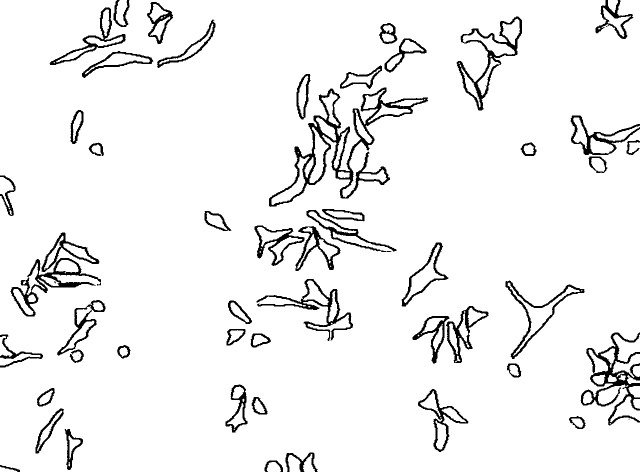
#> input picture Data/cyan-border-maps/JPG_VID2724_B1_3_00d07h00m_cyan_borders_black_inv.jpg, 1280 x 944 px (shown at 1/2 size); its folder holds only this picture in this run
$ python -i boundary_sharpening_pipeline.py   (imports and definitions only)   (older library calls are emulated)
#> lines starting #> are read from the running program, lines starting #| are printed output that depends on the picture; after the words box and inside, x2 and y2 are one past the last pixel; in counts of white or black regions, pixels touching at a corner belong together
import os
import glob
import json
import csv
import cv2
import numpy as np

# [141 lines left out: function save_single_cell_debug_trace, not called in this run]


def extract_cells_with_boundary_sharpening(
    image_path,
    output_dir,
    subcell_padding=5,
    clahe_clip_limit=3.5,
    clahe_tile_grid=(8, 8),
    debug_cell_ids=None
):
    """
    New Option: "Boundary Sharpening" Cell Extraction Core Pipeline with Per-Cell Debugging.
    Combines Option 4 Boundary Sharpening with Multi-Tile Adaptive CLAHE Dark Quadrant Recovery,
    Deduplicated Non-Composite Filtering, and Per-Cell Step-by-Step Debug Tracing.
    """
#> called with output_dir = 'out.png', subcell_padding = 5, clahe_clip_limit = 3.5, clahe_tile_grid = (8, 8)
    if not os.path.exists(image_path):
        raise FileNotFoundError(f"Input image not found: {image_path}")

    os.makedirs(output_dir, exist_ok=True)

    # Normalize debug_cell_ids to a set of integers or "all"
    target_debug_ids = set()
    if debug_cell_ids is not None:
        if isinstance(debug_cell_ids, (int, str)) and str(debug_cell_ids).lower() == "all":
            target_debug_ids = "all"
        elif isinstance(debug_cell_ids, int):
            target_debug_ids = {debug_cell_ids}
        elif isinstance(debug_cell_ids, (list, tuple, set)):
            target_debug_ids = {int(x) for x in debug_cell_ids}

    # Clean existing non-debug output files in output_dir
    for old_file in glob.glob(os.path.join(output_dir, "subcell_*.jpg")):
        try: os.remove(old_file)
        except OSError: pass

    img = cv2.imread(image_path)
#> img is the input picture: shape (944, 1280, 3); min 0, max 255, mean 240.2
    if img is None:
        raise ValueError(f"Could not read image at {image_path}")

    img_h, img_w = img.shape[:2]
    total_img_area = img_h * img_w

    # Save original reference
    cv2.imwrite(os.path.join(output_dir, "00_original_reference.jpg"), img)

    # STEP 1: CYAN / GRAYSCALE SIGNAL MAPPING
    b, g, r = cv2.split(img.astype(np.float32))
    cyan_diff = (b + g) / 2.0 - r
#> cyan_diff: shape (944, 1280) float32; every value is 0
    cyan_diff = np.clip(cyan_diff, 0, 255).astype(np.uint8)
#> cyan_diff: shape (944, 1280); every value is 0

    if np.max(cyan_diff) == 0:
        signal = cv2.cvtColor(img, cv2.COLOR_BGR2GRAY) if len(img.shape) == 3 else img.copy()
    else:
        signal = cyan_diff

    # STEP 2: BILATERAL NOISE SUPPRESSION
    bilateral = cv2.bilateralFilter(signal, d=5, sigmaColor=35, sigmaSpace=35)

    # STEP 3: MULTI-OPERATOR EDGE GRADIENT FUSION (SCHARR + CANNY)
    grad_x = cv2.Scharr(bilateral, cv2.CV_32F, 1, 0)
    grad_y = cv2.Scharr(bilateral, cv2.CV_32F, 0, 1)
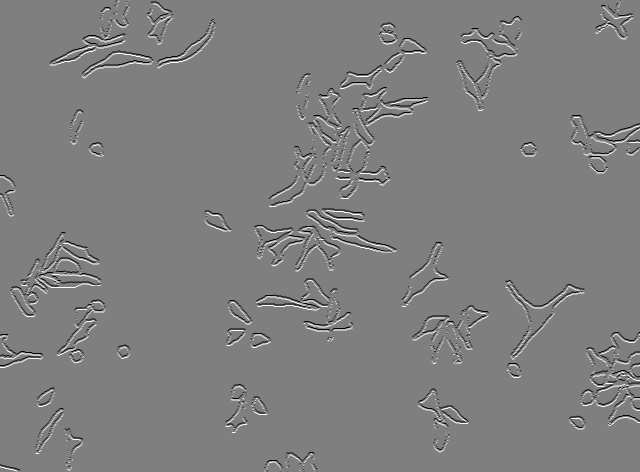
#> grad_y: shape (944, 1280) float32 (shown at 1/2 size); min -4080, max 4080, mean -0.1; drawn with min black and max white
    grad_mag = cv2.magnitude(grad_x, grad_y)
    sobel_edges = cv2.normalize(grad_mag, None, 0, 255, cv2.NORM_MINMAX).astype(np.uint8)

    high_thresh, _ = cv2.threshold(bilateral, 0, 255, cv2.THRESH_BINARY + cv2.THRESH_OTSU)
#> high_thresh = 2
    canny_edges = cv2.Canny(bilateral, 0.5 * high_thresh, high_thresh)
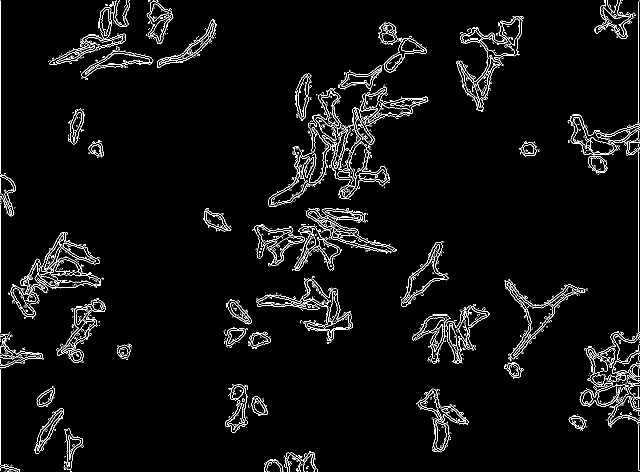
#> canny_edges: shape (944, 1280) (shown at 1/2 size); 3.6% white in thin lines or dots

    gradient_fusion = cv2.addWeighted(sobel_edges, 0.7, canny_edges, 0.3, 0)

    # STEP 4: MULTI-TILE ADAPTIVE CLAHE (DARK QUADRANT RECOVERY)
    clahe = cv2.createCLAHE(clipLimit=clahe_clip_limit, tileGridSize=clahe_tile_grid)
    clahe_boosted = clahe.apply(gradient_fusion)

    # STEP 5: MULTI-SCALE FINE & MID UNSHARP MASKING -> ULTRA-SHARPENED MAP
    blur_fine = cv2.GaussianBlur(clahe_boosted, (3, 3), 0.8)
    sharp_fine = cv2.addWeighted(clahe_boosted, 2.2, blur_fine, -1.2, 0)
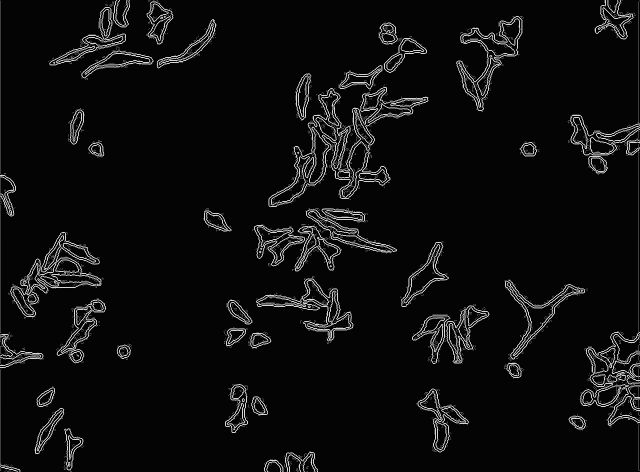
#> sharp_fine: shape (944, 1280) (shown at 1/2 size); min 0, max 255, mean 14.4

    blur_mid = cv2.GaussianBlur(sharp_fine, (7, 7), 1.5)
    ultra_sharpened = cv2.addWeighted(sharp_fine, 1.8, blur_mid, -0.8, 0)
    cv2.imwrite(os.path.join(output_dir, "01_ultra_sharpened_boundary_map.jpg"), ultra_sharpened)

    # STEP 6: ADAPTIVE OTSU THRESHOLDING -> CRISP BOUNDARY MAP
    otsu_val, _ = cv2.threshold(ultra_sharpened, 0, 255, cv2.THRESH_BINARY + cv2.THRESH_OTSU)
#> otsu_val = 113
    calibrated_thresh = max(20, int(0.65 * otsu_val))
#> calibrated_thresh = 73

    _, bin_mask = cv2.threshold(ultra_sharpened, calibrated_thresh, 255, cv2.THRESH_BINARY)
#> bin_mask: shape (944, 1280); 5.5% white in thin lines or dots
    # Remove outer border frame noise
    bin_mask[:, :3] = 0; bin_mask[:, -3:] = 0; bin_mask[:3, :] = 0; bin_mask[-3:, :] = 0
    cv2.imwrite(os.path.join(output_dir, "02_binary_crisp_boundaries.jpg"), bin_mask)

    kernel_small = cv2.getStructuringElement(cv2.MORPH_ELLIPSE, (3, 3))
    closed_mask = cv2.morphologyEx(bin_mask, cv2.MORPH_CLOSE, kernel_small, iterations=1)
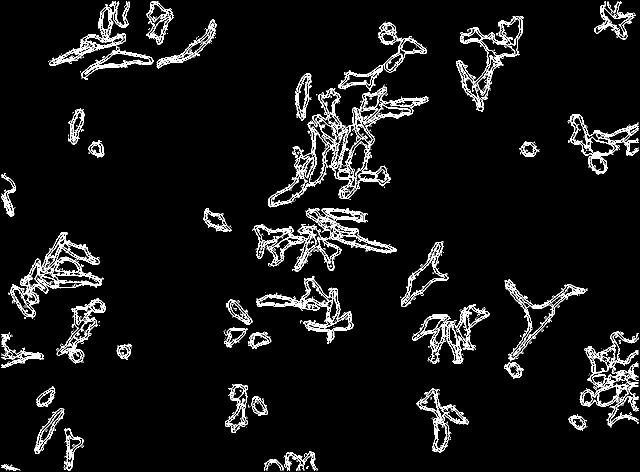
#> closed_mask: shape (944, 1280) (shown at 1/2 size); 6.7% white; 254 white regions (212 under 20 px)

    contours, _ = cv2.findContours(closed_mask, cv2.RETR_TREE, cv2.CHAIN_APPROX_SIMPLE)
#> contours = 1655 contours, 912 with area under 20; largest, box (x1, y1, x2, y2) and area: (537, 169, 858, 415) 25842, (16, 464, 207, 638) 11960, (1159, 662, 1277, 855) 9858, (912, 32, 1047, 224) 8934, (98, 3, 308, 160) 8072

    candidates = []
    if contours:
        for c in contours:
            area = cv2.contourArea(c)
            x, y, w, h = cv2.boundingRect(c)
            # Filter noise < 80 px
            if area >= 80 and not (area > 0.70 * total_img_area or (w > 0.85 * img_w and h > 0.85 * img_h)):
                candidates.append((x, y, w, h, area, c))
#> this loop made 1655 passes
#> (area, x, y, w, h) on passes 5, 8, 10: (163, 3, 928, 38, 13), (174, 528, 918, 39, 23), (959, 567, 902, 69, 39)
#> after the loop, candidates = 281 items

    # STEP 7: DEDUPLICATED NON-COMPOSITE FILTER
    non_composite = []
    for i, (cx1, cy1, cw1, ch1, ca1, cc1) in enumerate(candidates):
        contained_raw = []
        for j, (cx2, cy2, cw2, ch2, ca2, cc2) in enumerate(candidates):
            if i == j: continue
            inter_x1 = max(cx1, cx2)
            inter_y1 = max(cy1, cy2)
            inter_x2 = min(cx1 + cw1, cx2 + cw2)
            inter_y2 = min(cy1 + ch1, cy2 + ch2)
            inter_w = max(0, inter_x2 - inter_x1)
            inter_h = max(0, inter_y2 - inter_y1)
            inter_area = inter_w * inter_h
            box2_area = cw2 * ch2
            if inter_area >= 0.80 * box2_area and ca1 > ca2 and ca2 >= 200:
                contained_raw.append((j, cx2, cy2, cw2, ch2, ca2))

        unique_contained = []
        for item in contained_raw:
            j, x2, y2, w2, h2, a2 = item
            is_dup_contained = False
            for u in unique_contained:
                uj, ux2, uy2, uw2, uh2, ua2 = u
                inter = max(0, min(x2 + w2, ux2 + uw2) - max(x2, ux2)) * max(0, min(y2 + h2, uy2 + uh2) - max(y2, uy2))
                union = w2 * h2 + uw2 * uh2 - inter
                iou = inter / union if union > 0 else 0
                if iou > 0.60:
                    is_dup_contained = True
                    break
            if not is_dup_contained:
                unique_contained.append(item)

        if len(unique_contained) < 2:
            non_composite.append((cx1, cy1, cw1, ch1, ca1, cc1))
#> this loop made 281 passes
#> (cx1, cy1, cw1, ch1, ca1) on passes 1 to 3: (3, 928, 38, 13, 163), (528, 918, 39, 23, 174), (567, 902, 69, 39, 959)
#> after the loop, non_composite = 265 items

    # DUPLICATE SUBSET FILTER & CELL PROCESS ATTACHMENT MERGER
    subcell_tuples = []
    merged_leg_indices = set()

    for i, (cx1, cy1, cw1, ch1, ca1, cc1) in enumerate(non_composite):
        if i in merged_leg_indices: continue

        is_dup_or_leg = False
        for j, (cx2, cy2, cw2, ch2, ca2, cc2) in enumerate(non_composite):
            if i == j or j in merged_leg_indices: continue

            inter_x1 = max(cx1, cx2)
            inter_y1 = max(cy1, cy2)
            inter_x2 = min(cx1 + cw1, cx2 + cw2)
            inter_y2 = min(cy1 + ch1, cy2 + ch2)
            inter_w = max(0, inter_x2 - inter_x1)
            inter_h = max(0, inter_y2 - inter_y1)
            inter_area = inter_w * inter_h
            box1_area = cw1 * ch1

            if inter_area >= 0.75 * box1_area and ca2 > ca1:
                is_dup_or_leg = True
                break

            if ca1 < 200 and ca2 >= 250:
                dist_x = max(0, max(cx1, cx2) - min(cx1 + cw1, cx2 + cw2))
                dist_y = max(0, max(cy1, cy2) - min(cy1 + ch1, cy2 + ch2))
                if inter_area >= 0.08 * box1_area or (dist_x <= 3 and dist_y <= 3):
                    is_dup_or_leg = True
                    combined_pts = np.vstack((cc2, cc1))
                    combined_hull = cv2.convexHull(combined_pts)
                    cbx, cby, cbw, cbh = cv2.boundingRect(combined_hull)
                    non_composite[j] = (cbx, cby, cbw, cbh, cv2.contourArea(combined_hull), combined_hull)
                    break

        if not is_dup_or_leg:
            subcell_tuples.append(non_composite[i])
#> this loop made 265 passes
#> (cx1, cy1, cw1, ch1, ca1) on passes 1 to 3: (3, 928, 38, 13, 163), (528, 918, 39, 23, 174), (528, 902, 108, 39, 3289.5)
#> after the loop, subcell_tuples = 124 items

    # HOMOGENEITY FILTER
    lower_cyan = np.array([75, 40, 140], dtype=np.uint8)
    upper_cyan = np.array([115, 255, 255], dtype=np.uint8)
    final_subcells = []

    for (cx1, cy1, cw1, ch1, ca1, cc1) in subcell_tuples:
        mask_sub = np.zeros((img_h, img_w), dtype=np.uint8)
        cv2.drawContours(mask_sub, [cc1], -1, 255, cv2.FILLED)

        crop_sub = img[cy1:cy1+ch1, cx1:cx1+cw1]
        crop_mask = mask_sub[cy1:cy1+ch1, cx1:cx1+cw1]

        if np.max(cyan_diff) > 0:
            crop_hsv = cv2.cvtColor(crop_sub, cv2.COLOR_BGR2HSV)
            crop_cyan = cv2.inRange(crop_hsv, lower_cyan, upper_cyan)
            non_white = np.any(crop_sub < 240, axis=2) & (crop_mask > 0)
            interior = non_white & (crop_cyan == 0)
            crop_gray = cv2.cvtColor(crop_sub, cv2.COLOR_BGR2GRAY)
            interior_pixels = crop_gray[interior] if np.any(interior) else crop_gray[non_white]
        else:
            crop_gray = cv2.cvtColor(crop_sub, cv2.COLOR_BGR2GRAY) if len(crop_sub.shape) == 3 else crop_sub
            interior_pixels = crop_gray[crop_mask > 0]

        if len(interior_pixels) > 0:
            std_val = np.std(interior_pixels)
            min_val = np.min(interior_pixels)
            if std_val < 10 and min_val > 220:
                continue

        final_subcells.append((cx1, cy1, cw1, ch1, ca1, cc1))
#> this loop made 124 passes
#> (cx1, cy1, cw1, ch1, ca1, std_val, min_val) on passes 1 to 8: (3, 928, 38, 13, 163, 126.4, 0), (528, 902, 108, 39, 3289.5, 113.2, 0), (128, 857, 39, 84, 1401, 126.3, 0), (1137, 831, 37, 30, 659.5, 125, 0), (68, 816, 61, 92, 1722, 126.8, 0), (502, 793, 34, 39, 823, 126.3, 0), (882, 847, 17, 55, 205, 1.09, 0), (872, 845, 22, 53, 693.5, 0.926, 249)
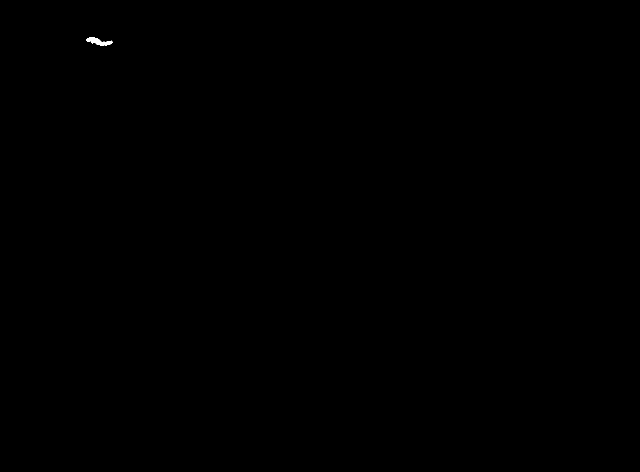
#> mask_sub: shape (944, 1280) (shown at 1/2 size); 0.04% white; 1 white region, box (x1, y1, x2, y2) and area: (172, 75, 226, 92) 447

    # Sort left-to-right, top-to-bottom
    final_subcells = sorted(final_subcells, key=lambda s: (s[1], s[0]))

    # STEP 8: DUAL CROP, OVERVIEWS, MANIFEST & PER-CELL DEBUG OUTPUTS
    overview_original = img.copy()
    sharpened_bgr = cv2.cvtColor(ultra_sharpened, cv2.COLOR_GRAY2BGR)
    overview_sharpened = sharpened_bgr.copy()

    manifest_rows = []

    for idx, (x, y, w, h, area, contour) in enumerate(final_subcells, start=1):
        subcell_id = f"subcell_{idx:03d}"

        x1 = max(0, x - subcell_padding)
        y1 = max(0, y - subcell_padding)
        x2 = min(img_w, x + w + subcell_padding)
        y2 = min(img_h, y + h + subcell_padding)

        touches_border = (x <= 4 or y <= 4 or (x + w) >= img_w - 4 or (y + h) >= img_h - 4)
        cell_mask_full = np.zeros((img_h, img_w), dtype=np.uint8)
        if touches_border:
            hull_c = cv2.convexHull(contour)
            cv2.drawContours(cell_mask_full, [hull_c], -1, 255, cv2.FILLED)
        else:
            cv2.drawContours(cell_mask_full, [contour], -1, 255, cv2.FILLED)

        # A: Crop from Original RGB Image
        crop_img = img[y1:y2, x1:x2]
        crop_mask = cell_mask_full[y1:y2, x1:x2]
        crop_bgr = cv2.cvtColor(crop_img, cv2.COLOR_GRAY2BGR) if len(crop_img.shape) == 2 else crop_img
        white_canvas = np.full_like(crop_bgr, 255)
        mask_3ch = cv2.merge([crop_mask, crop_mask, crop_mask])
        extracted_orig = np.where(mask_3ch > 0, crop_bgr, white_canvas)
        orig_filename = f"{subcell_id}_original_extracted.jpg"
        cv2.imwrite(os.path.join(output_dir, orig_filename), extracted_orig)

        # B: Crop directly from Ultra-Sharpened Map
        crop_sharp = sharpened_bgr[y1:y2, x1:x2]
        extracted_sharp = np.where(mask_3ch > 0, crop_sharp, white_canvas)
        sharp_filename = f"{subcell_id}_sharpened_extracted.jpg"
        cv2.imwrite(os.path.join(output_dir, sharp_filename), extracted_sharp)

        # C: Marked Context Copy showing location on original image
        marked_img = img.copy()
        cv2.rectangle(marked_img, (x1, y1), (x2, y2), (0, 0, 255), 2)
        cv2.putText(marked_img, f"Subcell #{idx:03d}", (x1, max(14, y1 - 4)),
                    cv2.FONT_HERSHEY_SIMPLEX, 0.45, (0, 0, 255), 1)
        location_filename = f"{subcell_id}_marked.jpg"
        cv2.imwrite(os.path.join(output_dir, location_filename), marked_img)

        # D: Update Overview Map on Original RGB Image
        cv2.rectangle(overview_original, (x1, y1), (x2, y2), (0, 255, 0), 2)
        cv2.putText(overview_original, str(idx), (x1, max(14, y1 - 4)),
                    cv2.FONT_HERSHEY_SIMPLEX, 0.45, (0, 255, 0), 1)

        # E: Update Overview Map on Ultra-Sharpened Map
        cv2.rectangle(overview_sharpened, (x1, y1), (x2, y2), (0, 255, 0), 2)
        cv2.putText(overview_sharpened, str(idx), (x1, max(14, y1 - 4)),
                    cv2.FONT_HERSHEY_SIMPLEX, 0.45, (0, 255, 0), 1)

        flagged = bool(area > 3500)
        manifest_rows.append({
            "cell_id": idx,
            "x1": x1, "y1": y1, "x2": x2, "y2": y2,
            "width": x2 - x1, "height": y2 - y1,
            "area": int(area),
            "original_filename": orig_filename,
            "sharpened_filename": sharp_filename,
            "location_filename": location_filename,
            "flagged_possible_merge": flagged
        })

        # PER-CELL DEBUG OUTPUTS
        if target_debug_ids == "all" or idx in target_debug_ids:
            cell_debug_dir = os.path.join(output_dir, "debug", f"cell_{idx:03d}")
            save_single_cell_debug_trace(
                debug_dir=cell_debug_dir,
                cell_idx=idx,
                img=img,
                signal=signal,
                bilateral=bilateral,
                sobel_edges=sobel_edges,
                canny_edges=canny_edges,
                gradient_fusion=gradient_fusion,
                clahe_boosted=clahe_boosted,
                sharp_fine=sharp_fine,
                ultra_sharpened=ultra_sharpened,
                bin_mask=bin_mask,
                closed_mask=closed_mask,
                cell_mask_full=cell_mask_full,
                extracted_orig=extracted_orig,
                extracted_sharp=extracted_sharp,
                marked_img=marked_img,
                bbox_tuple=(x1, y1, x2, y2),
                area=area,
                otsu_val=otsu_val,
                calibrated_thresh=calibrated_thresh
            )
#> this loop made 71 passes
#> (x, y, w, h, area) on passes 1 to 8: (1188, 3, 83, 76, 2330), (294, 23, 37, 30, 253), (313, 38, 121, 99, 2469.5), (1017, 75, 20, 37, 228.5), (797, 77, 15, 40, 201.5), (971, 97, 23, 35, 266.5), (164, 107, 136, 49, 2963), (769, 112, 27, 33, 209.5)
#> pass 1, in extract_cells_with_boundary_sharpening, `crop_mask = cell_mask_full[y1:y2, x1:x2]`:
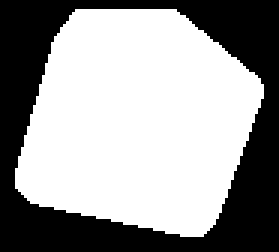
#> crop_mask: shape (84, 93) (shown 3 times larger); 60.4% white; 1 black region, box (x1, y1, x2, y2) and area: (0, 0, 93, 84) 3096
#> after the loop:
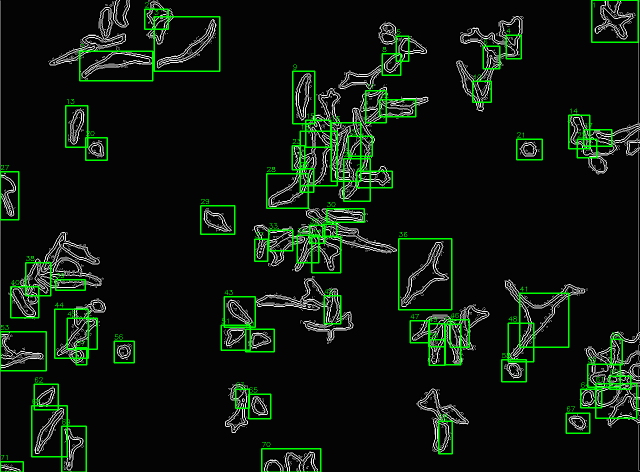
#> overview_sharpened: shape (944, 1280, 3) (shown at 1/2 size); mean B, G, R 14.3, 24.4, 14.3

    cv2.imwrite(os.path.join(output_dir, "overview_map_on_original.jpg"), overview_original)
    cv2.imwrite(os.path.join(output_dir, "overview_map_on_sharpened.jpg"), overview_sharpened)

    # STEP 9: SAVE MANIFEST CSV
    manifest_path = os.path.join(output_dir, "manifest.csv")
    with open(manifest_path, "w", newline="") as f:
        fieldnames = [
            "cell_id", "x1", "y1", "x2", "y2", "width", "height", "area",
            "original_filename", "sharpened_filename", "location_filename",
            "flagged_possible_merge"
        ]
        writer = csv.DictWriter(f, fieldnames=fieldnames)
        writer.writeheader()
        writer.writerows(manifest_rows)

    return len(final_subcells)

>>> result = extract_cells_with_boundary_sharpening('../../Data/cyan-border-maps/JPG_VID2724_B1_3_00d07h00m_cyan_borders_black_inv.jpg', 'out.png')
